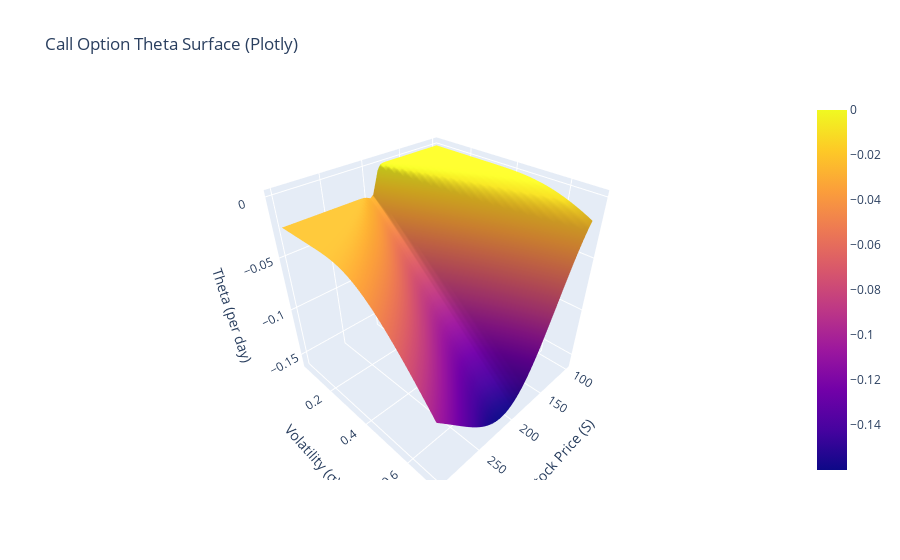

The code cell stored with this chart in its notebook:
### Code cell
# Theta surface - Plotly
fig = go.Figure(data=[go.Surface(
    z=theta_grid,
    x=S_grid,
    y=sigma_grid,
    colorscale='Plasma'
)])

fig.update_layout(
    title="Call Option Theta Surface (Plotly)",
    scene=dict(
        xaxis_title="Stock Price (S)",
        yaxis_title="Volatility (σ)",
        zaxis_title="Theta (per day)"
    )
)
fig.show()

### Figure 1 — Plotly figure (JSON) as saved in the notebook; plotly's stock layout.template omitted (floating-point values rounded to 4 significant figures; data arrays with more than 128 entries replaced by an {"elided": "..."} marker saying what was removed)
{"data": [{"colorscale": [[0, "#0d0887"], [0.1111, "#46039f"], [0.2222, "#7201a8"], [0.3333, "#9c179e"], [0.4444, "#bd3786"], [0.5556, "#d8576b"], [0.6667, "#ed7953"], [0.7778, "#fb9f3a"], [0.8889, "#fdca26"], [1, "#f0f921"]], "type": "surface", "x": {"elided": "50x50 float values"}, "y": {"elided": "50x50 float values"}, "z": {"elided": "50x50 float values"}}], "layout": {"scene": {"xaxis": {"title": {"text": "Stock Price (S)"}}, "yaxis": {"title": {"text": "Volatility (σ)"}}, "zaxis": {"title": {"text": "Theta (per day)"}}}, "title": {"text": "Call Option Theta Surface (Plotly)"}}}
